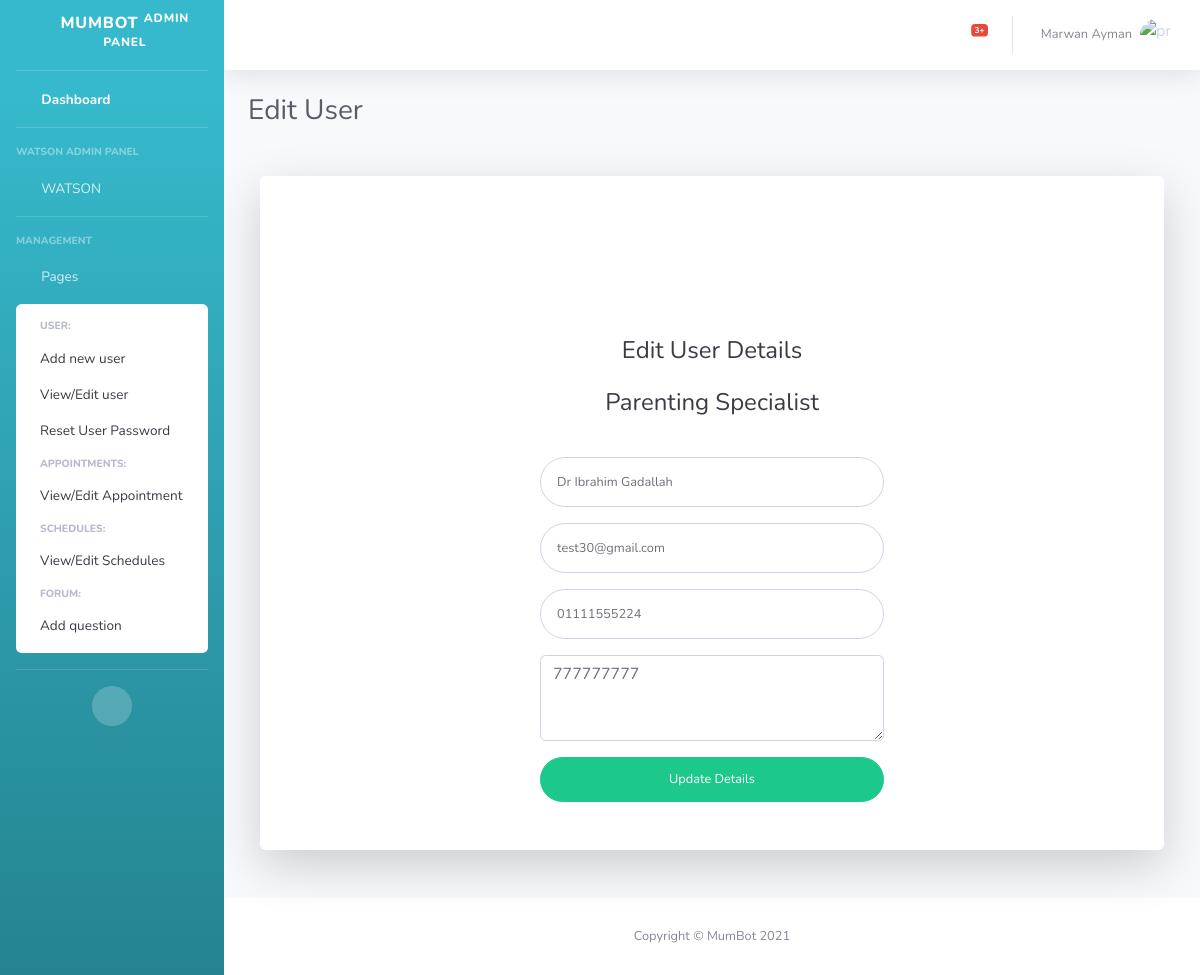
Screenshot of /grad/edituser/3/2/ with the database file from the repository.
### grad/models.py (models this page shows, shortened)
class User(models.Model):
    user_password = models.CharField(max_length=32)
    user_name = models.CharField(max_length=25)
    user_phone = models.CharField(max_length=15)
    user_email = models.EmailField(max_length=254)
    user_role = models.IntegerField()

class Specialist(User):
    active_status = models.BooleanField(default=0)
    specialist_brief = models.CharField(max_length=500)

### grad/views.py (the view)
# urls.py: path("edituser/<int:id>/<int:user_role>/", views.edituser, name="edituser"),
def edituser(request, id, user_role):
    if user_role == 2:
        return render(request, "grad/edituser.html", {
            "user": Specialist.objects.get(pk=id)
        })
    elif user_role == 3:
        return render(request, "grad/edituser.html", {
            "user": Parent.objects.get(pk=id)
        })
    else:
        pass

### grad/templates/grad/edituser.html (shortened to what this page needs)
<!DOCTYPE html>
<html lang="en">
<head>
    {% load static %}
    <link href="{% static 'grad/vendor/fontawesome-free/css/all.min.css' %}" rel="stylesheet" type="text/css">
    <link href="{% static 'grad/css/sb-admin-2.min.css' %}" rel="stylesheet">
</head>
<body id="page-top">
    <div id="wrapper">
        {% include "grad/sidebar.html" %}
        <div id="content-wrapper" class="d-flex flex-column">
            <div id="content">
                {% include "grad/navbar.html" %}
                <div class="container-fluid">
                    <div class="d-sm-flex align-items-center justify-content-between mb-4">
                        <h1 class="h3 mb-0 text-gray-800">Edit User</h1>
                    </div>
                    <div class="col-xl-12 col-lg-12 col-md-12">
                        <div class="card o-hidden border-0 shadow-lg my-5">
                            <div class="card-body p-0">
                                <div class="row">
                                    <div class="col-lg-3"></div>
                                    <div class="col-lg-6">
                                        <div class="p-5">
                                            <div class="text-center m-3"><i class="fas fa-fw fa-user-edit fa-5x"></i>
                                            </div>
                                            <div class="text-center">
                                                <h1 class="h4 text-gray-900 mb-4">Edit User Details</h1>
                                            </div>
                                            <form class="user" action="{% url 'updateuser' user.id user.user_role %}"
                                                method="post">
                                                <div class="form-group row">
                                                    <div class="offset-2 col-md-8 col-sm-6 mb-3 mb-sm-0 text-center">
                                                        {% if user.user_role == 2 %}
                                                        <h2 class="h4 text-gray-900 mb-4">Parenting Specialist</h2>
                                                        {% else %}
                                                        <h2 class="h4 text-gray-900 mb-4">Parent</h2>
                                                        {% endif %}
                                                    </div>
                                                </div>
                                                <div class="form-group row">
                                                    <div class="col-sm-12 mb-6 mb-sm-0">
                                                        <input type="text" class="form-control form-control-user"
                                                            id="exampleFirstName" placeholder="First Name"
                                                            name="user_name" value="{{user.user_name}}">
                                                    </div>
                                                </div>
                                                <div class="form-group">
                                                    <input type="email" class="form-control form-control-user"
                                                        id="exampleInputEmail" placeholder="Email Address"
                                                        name="user_email" value="{{user.user_email}}">
                                                </div>
                                                <div class="form-group">
                                                    <input type="tel" class="form-control form-control-user"
                                                        id="exampleInputTel" placeholder="Phone Number"
                                                        name="user_phone" value="{{user.user_phone}}">
                                                </div>
                                                <div class="form-group">
                                                    {% if user.user_role == 2 %}
                                                    <textarea
                                                        placeholder="Let parents know more about their parenting specialist by adding some personal information about him/her..."
                                                        class="col-sm-12 mb-6 mb-sm-0 form-control" rows="3"
                                                        name="user_brief">{{user.specialist_brief}}</textarea>
                                                    {% endif %}
                                                </div>
                                                <button type="submit" class="btn btn-user btn-block btn-success">Update
                                                    Details</button>
                                            </form>
                                        </div>
                                    </div>
                                </div>
                            </div>
                        </div>
                    </div>
                </div>
            </div>
            <footer class="sticky-footer bg-white">
                <div class="container my-auto">
                    <div class="copyright text-center my-auto">
                        <span>Copyright &copy; MumBot 2021</span>
                    </div>
                </div>
            </footer>
        </div>
    </div>
</body>
</html>

### rows the page displays
User: user_name "Dr Ibrahim Gadallah", user_email "test30@gmail.com", user_phone "01111555224"
Specialist: user_brief "777777777"
